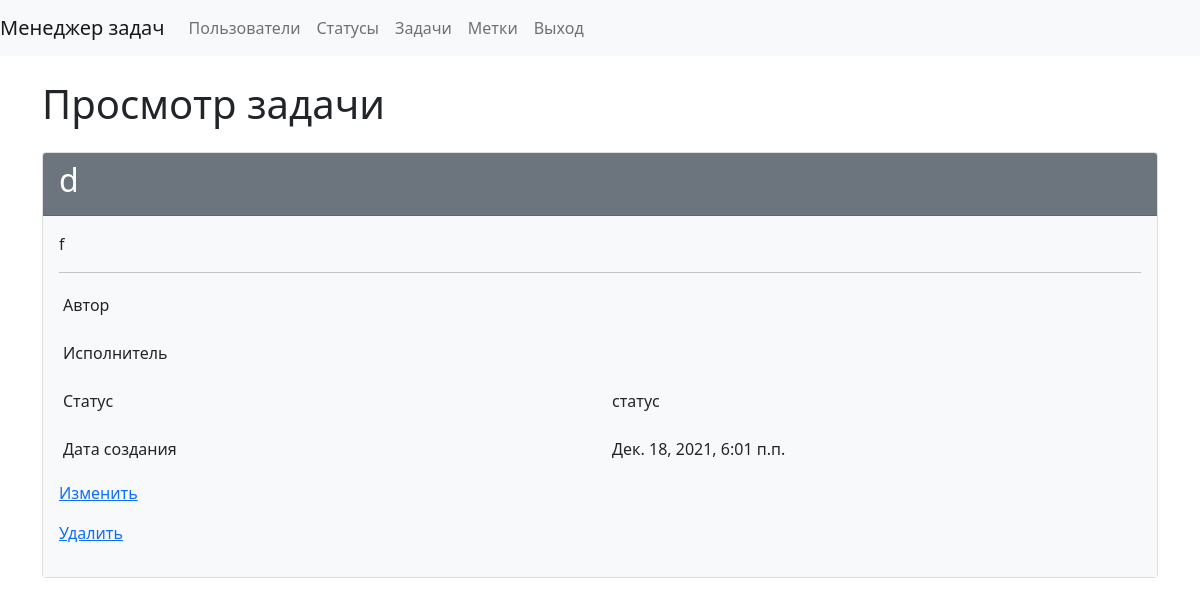
Page /tasks/15 (signed in) on the committed database.
### task_manager/tasks/models.py (models this page shows)
class Task(models.Model):
    name = models.CharField(max_length=100, verbose_name=_('Имя'))
    description = models.CharField(max_length=100, null=True, verbose_name=_('Описание'))
    executor = models.ForeignKey(User, related_name='executor',
                                 on_delete=models.CASCADE, null=True,
                                 verbose_name=_('Исполнитель'))
    author = models.ForeignKey(User, related_name='author',
                               on_delete=models.CASCADE, editable=False,
                               verbose_name=_('Автор'))
    status = models.ForeignKey(Status, on_delete=models.CASCADE,
                               verbose_name=_('Статус'))
    created_at = models.DateTimeField(auto_now_add=True,
                                      verbose_name=_('Дата создания'))
    labels = models.ManyToManyField('labels.Label',
                                    related_name='labels', blank=True,
                                    verbose_name=_('Метки'))
    objects = models.Manager()

### task_manager/statuses/models.py (models this page shows, shortened)
class Status(models.Model):
    name = models.CharField(max_length=100)
    created_at = models.DateTimeField(auto_now_add=True)
    objects = models.Manager()

### task_manager/tasks/views.py (the view)
# urls.py: path('<int:pk>', views.TaskDetail.as_view(), name='task/detail'),
class TaskDetail(LoginRequiredMixin, DetailView):
    model = Task
    template_name = 'task_detail_form.html'
    form_class = TaskDetailForm
    context_object_name = 'task'

### task_manager/tasks/templates/task_detail_form.html (shortened to what this page needs)
{% extends 'task_manager/base.html' %}
{% load i18n %}
{% load widget_tweaks %}
{% block content %}
<h1 class="my-4">{% trans "Просмотр задачи" %}</h1>
<div class="card">
     <div class="card-header bg-secondary text-white">
         <h2>{{ task.name }}</h2>
     </div>
         <div class="card-body bg-light">
             <p>{{ task.description }}<p>
             <hr>
             <div class="row p-1">
                 <div class="col">
                     <p>{% trans "Автор" %}</p>
                 </div>
                 <div class="col">
                </div>
             </div>
             <div class="row p-1">
                 <div class="col">
                     <p>{% trans "Исполнитель" %}</p>
                 </div>
                 <div class="col">
                 </div>
             </div>
             <div class="row p-1">
                 <div class="col">
                     <p>{% trans "Статус" %}</p>
                 </div>
                 <div class="col"
                     <p>{{ task.status.name}}</p>
                </div>
             </div>
            <div class="row p-1">
                <div class="col">
                    <p>{% trans "Дата создания" %}</p>
                </div>
                <div class="col">
                    <p>{{ task.created_at}}</p>
                </div>
            </div>
        <p><a href="{% url 'task/update' task.id %}">Изменить</a></p>
        <p><a href="{% url 'task/delete' task.id %}">Удалить</a></p>
         </div>
{% endblock %}

### rows in the picture
Task: name "d", description "f", status.name "статус", created_at "Дек. 18, 2021, 6:01 п.п."
